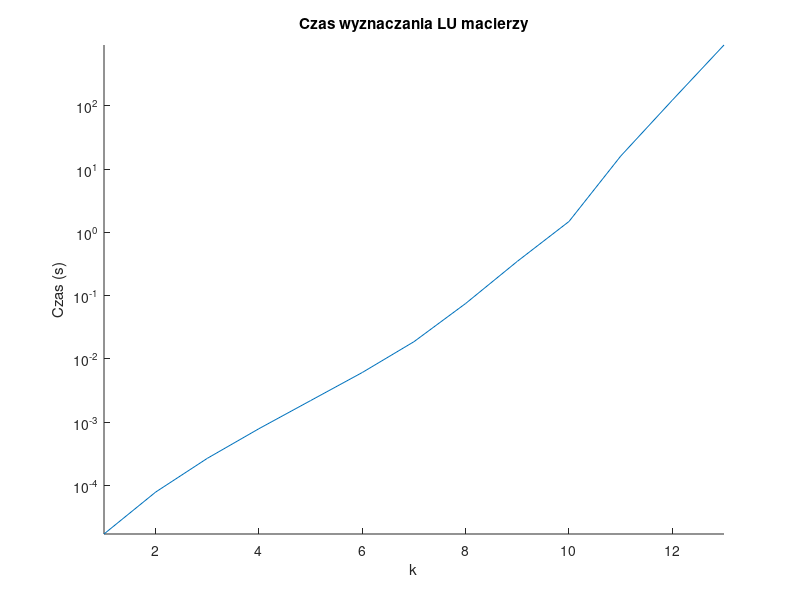
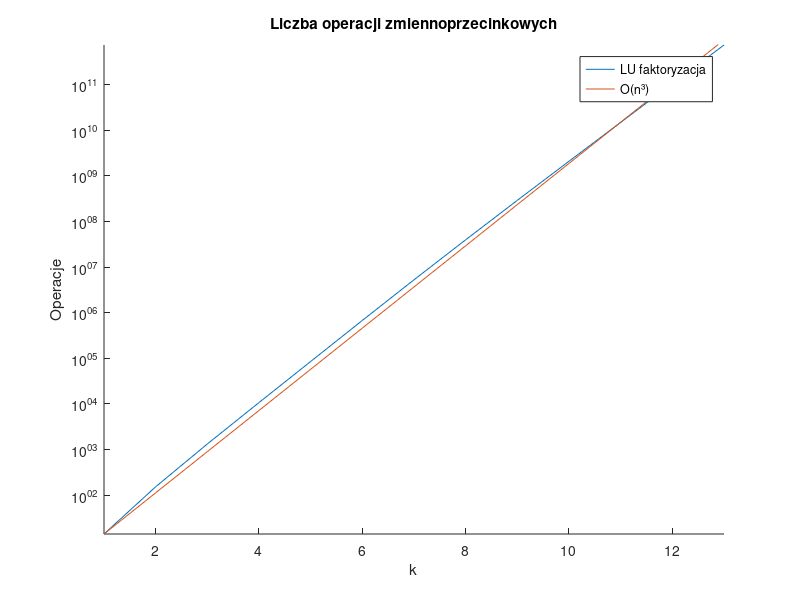

Source code (MATLAB) for these figures, in order:
function time = ShowFigure()

  times = csvread("times.csv")
  OPS = csvread("ops.csv")

  max_time = max(times);
  max_k = length(times)

  x = 1:1:max_k;

  hf = figure ();
  hold on;
  plot (x, times);
  set(gca, 'YScale', 'log') 
  axis ([1,max_k, 0, max_time]);
  xlabel ("k");
  ylabel ("Czas (s)");
  title ("Czas wyznaczania LU macierzy");


  hf = figure ();
  hold on;
  po = 3;
  idealYs = (2 .^x ) .^ po .* (OPS(1) / (2^po));
  plot (x, OPS);
  plot (x, idealYs);
  set(gca, 'YScale', 'log') 
  axis ([1,max_k, 0, max(OPS)]);
  xlabel ("k");
  ylabel ("Operacje");
  legend("LU faktoryzacja", "O(n³)")

  title ("Liczba operacji zmiennoprzecinkowych");

